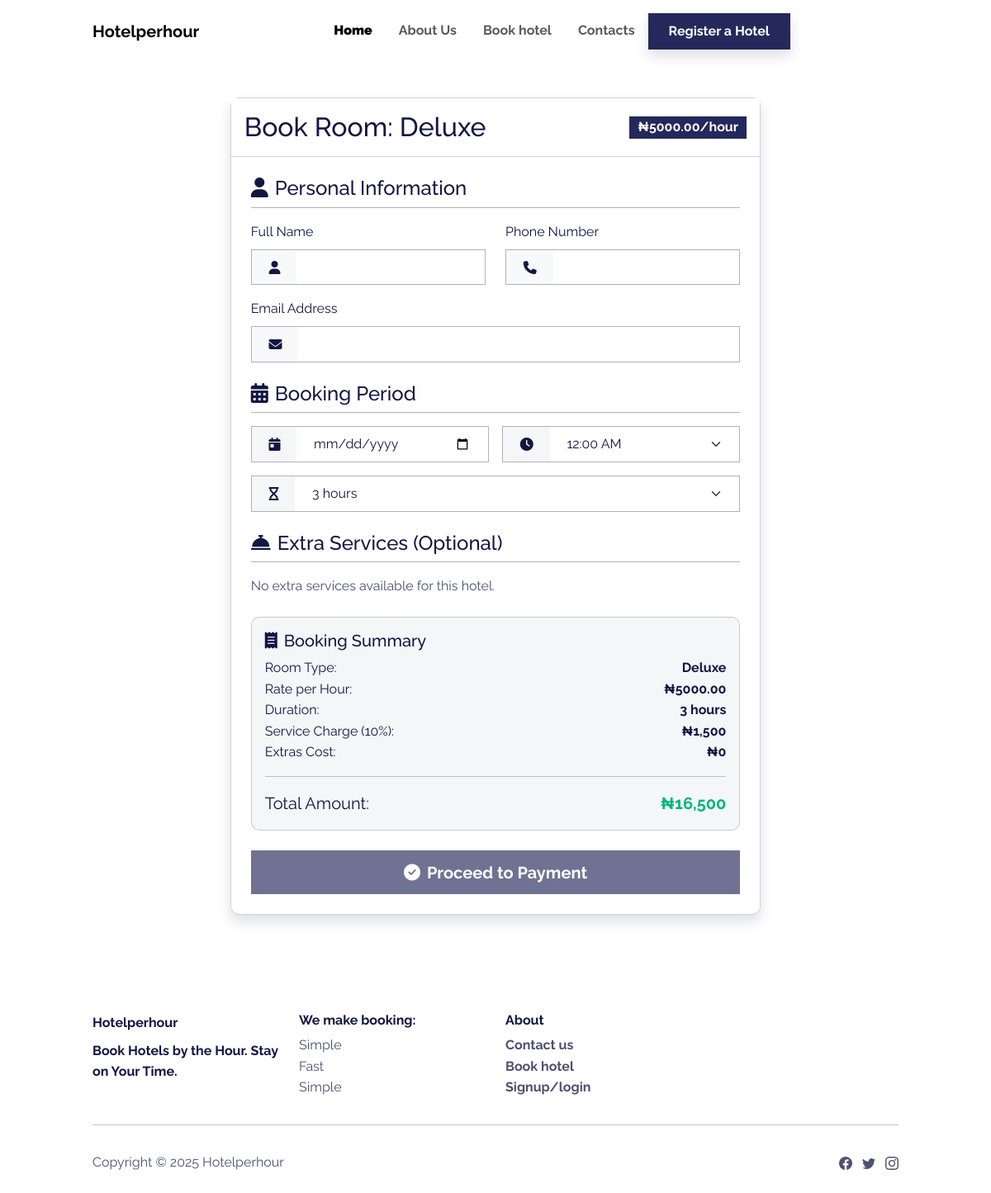
/bookings/room/9/book/, run on an earlier commit of the app's database.
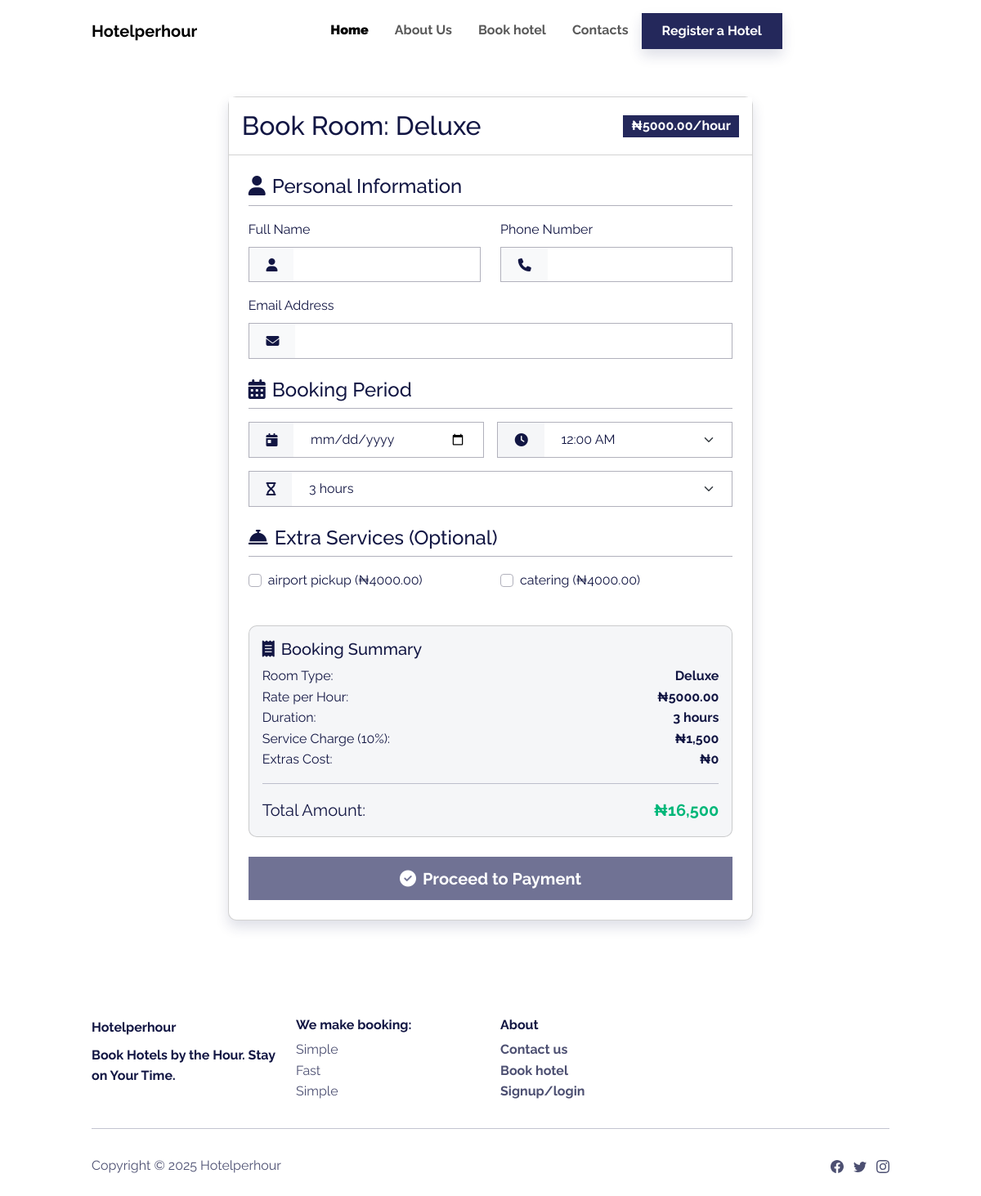
And on a later commit of the database.
### hotels/models.py (models this page shows, shortened)
class ExtraService(models.Model):
    hotel = models.ForeignKey(Hotel, on_delete=models.CASCADE, related_name='extras')
    name = models.CharField(max_length=100)
    price = models.DecimalField(max_digits=10, decimal_places=2, validators=[MinValueValidator(0)])

### bookings/views.py (the view)
# urls.py: path('room/<int:room_id>/book/', views.book_room, name='book_room'),
def book_room(request, room_id):
    room = get_object_or_404(Room, id=room_id)
    if request.method == 'POST':
        form = BookingForm(request.POST, room=room)
        if form.is_valid():
            check_in = form.cleaned_data['check_in']
            check_out = form.cleaned_data['check_out']
            duration = form.cleaned_data['duration']
            extras = form.cleaned_data['extras']
            total_hours = duration
            room_cost = room.price_per_hour * Decimal(str(total_hours))
            service_charge = room_cost * Decimal('0.10')
            extras_cost = sum(extra.price for extra in extras)
            booking = form.save(commit=False)
            booking.room = room
            booking.check_in = check_in
            booking.check_out = check_out
            booking.total_hours = total_hours
            booking.total_price = room_cost
            booking.service_charge = service_charge
            booking.name = form.cleaned_data['name']
            booking.phone_number = form.cleaned_data['phone_number']
            booking.email = form.cleaned_data['email']
            if request.user.is_authenticated:
                booking.user = request.user
            if not is_room_available(room, booking.check_in, booking.check_out):
                form.add_error(None, "This room is not available for the selected time slot.")
                return render(request, 'bookings/book_room.html', {'form': form, 'room': room})
            booking.save(update_total_amount=True)  # First save: sets total_amount to total_price + service_charge
            form.save_m2m()  # Save the many-to-many extras
            booking.total_amount = room_cost + service_charge + extras_cost
            booking.save(update_total_amount=False)  # Second save: preserves total_amount with extras
            try:
                subject = 'New Booking Notification'
                message = render_to_string('bookings/booking_notification.html', {'booking': booking})
                send_mail(subject, '', None, [booking.room.hotel.owner.email], html_message=message)
            except Exception as e:
                logger.error(f"Failed to send booking notification email for booking {booking.booking_reference}: {str(e)}")
            return redirect('booking_confirmation', booking_reference=booking.booking_reference)
    else:
        form = BookingForm(room=room)
    return render(request, 'bookings/book_room.html', {'form': form, 'room': room})

### templates/bookings/book_room.html (shortened to what the changed rows need)
{% extends 'base2.html' %}
{% block content %}
<div class="container mt-5">
    <div class="row justify-content-center">
        <div class="col-lg-8 col-md-10">
            <div class="card shadow">
                <div class="card-header bg-white py-3">
                    <div class="d-flex justify-content-between align-items-center">
                        <h2 class="mb-0">Book Room: {{ room.room_type }}</h2>
                    </div>
                </div>
                <div class="card-body p-4">
                    <form method="post" id="booking-form" class="form">
                        <div class="mb-4">
                            <h4 class="mb-3 pb-2 border-bottom"><i class="fas fa-concierge-bell me-2"></i>Extra Services (Optional)</h4>
                            {% if form.extras.field.queryset.exists %}
                                <div class="row">
                                    {% for extra in form.extras.field.queryset %}
                                        <div class="col-md-6 mb-3">
                                            <div class="form-check">
                                                <input type="checkbox" name="extras" value="{{ extra.id }}" id="id_extras_{{ extra.id }}" class="form-check-input extra-checkbox" {% if extra.id in form.extras.value %}checked{% endif %}>
                                                <label class="form-check-label" for="id_extras_{{ extra.id }}">
                                                    {{ extra.name }} (₦{{ extra.price }})
                                                </label>
                                            </div>
                                        </div>
                                    {% endfor %}
                                </div>
                            {% else %}
                                <p class="text-muted">No extra services available for this hotel.</p>
                            {% endif %}
                        </div>
                    </form>
                </div>
            </div>
        </div>
    </div>
</div>
<link rel="stylesheet" href="https://cdnjs.cloudflare.com/ajax/libs/font-awesome/6.4.0/css/all.min.css">
{% endblock %}

What changed in the data, as far as the page shows it:
added ExtraService: name "airport pickup", price "4000.00"
added ExtraService: name "catering", price "4000.00"
Also different on the page:
text no longer shown: "No extra services available for this hotel."
